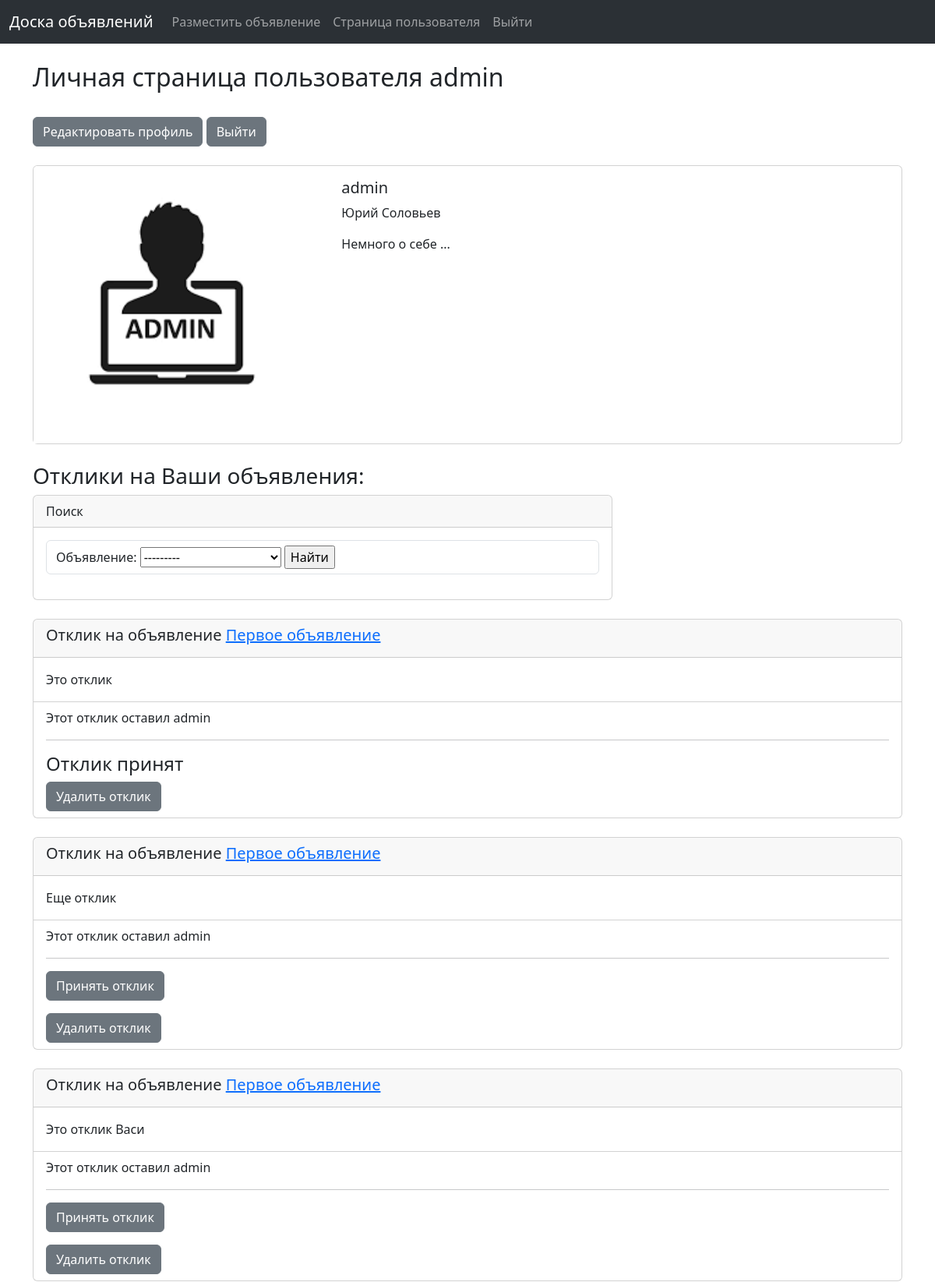
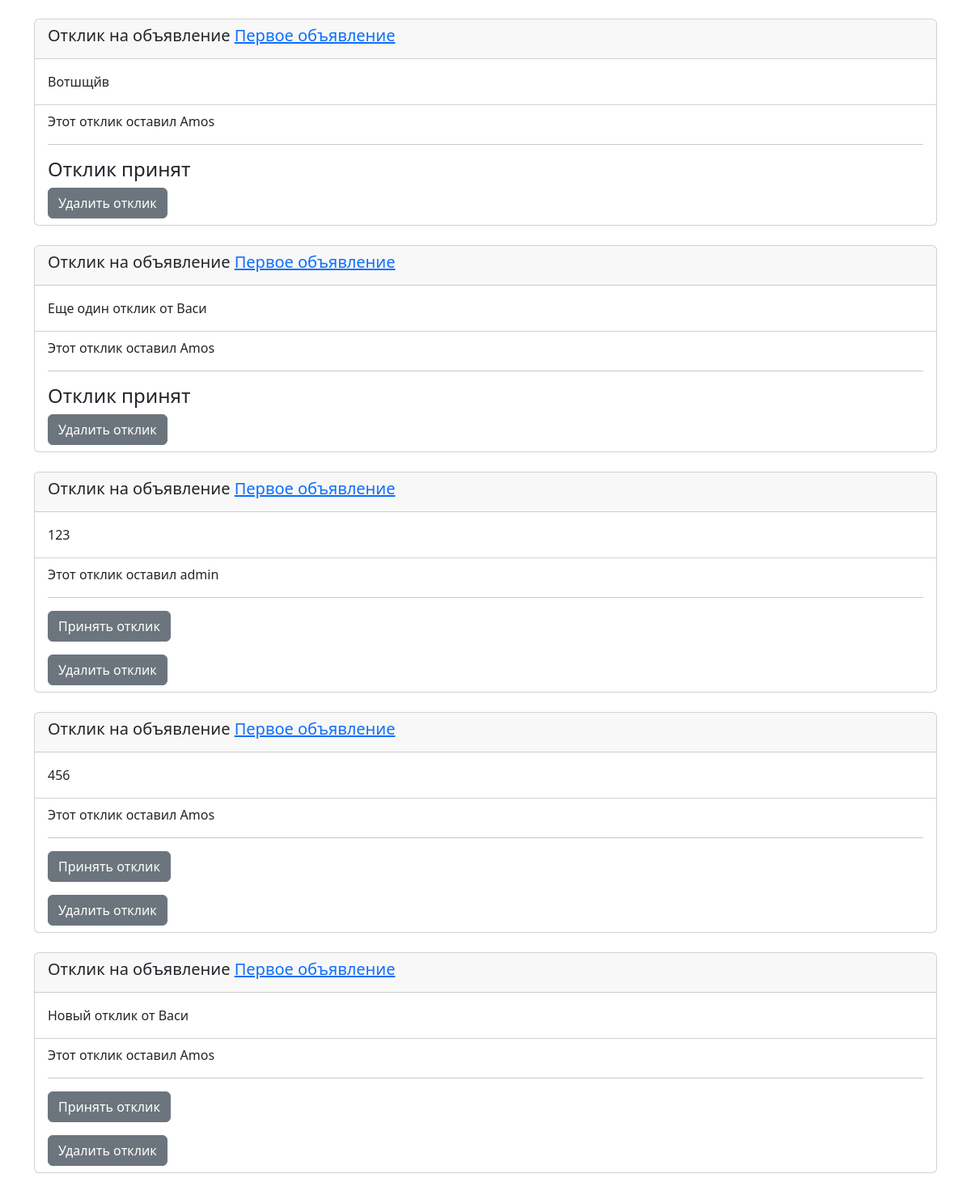
The app's page /accounts/profile (signed in) with its own data (2 pictures, top to bottom).
### accounts/models.py (models this page shows, shortened)
class Profile(models.Model):
    user = models.OneToOneField(
        User, null=True, on_delete=models.CASCADE, verbose_name="Пользователь"
    )
    bio = models.TextField(default="Немного о себе ...")
    user_photo = models.ImageField(null=True, blank=True, upload_to="images/profile/")

### board/models.py (models this page shows, shortened)
class Response(models.Model):
    announcement = models.ForeignKey(
        Announcement,
        related_name="responses",
        on_delete=models.CASCADE,
        verbose_name="Объявление",
    )
    author = models.ForeignKey(User, on_delete=models.CASCADE, default=1)
    text = models.TextField(default="")
    datetime_added = models.DateTimeField(auto_now_add=True)
    is_accepted = models.BooleanField("Отклик принят?", default=False)

class Announcement(models.Model):
    title = models.CharField("Заголовок", max_length=255)
    title_tag = models.CharField("Тэг заголовка", max_length=255)
    author = models.ForeignKey(User, on_delete=models.CASCADE, verbose_name="Автор")
    publication_datetime = models.DateTimeField("Дата публикации", auto_now_add=True)
    text = RichTextField("Текст", blank=True, null=True)
    image = models.ImageField("Картинка", null=True, blank=True, upload_to="images/")
    category = models.ManyToManyField(Category, verbose_name="Категория")
    def __str__(self):
        return f"{self.title}"

### accounts/views.py (the view)
# urls.py: path("profile", UserView.as_view(), name="profile"),
class UserView(LoginRequiredMixin, TemplateView):
    template_name = "accounts/index.html"
    def get_context_data(self, **kwargs: Any) -> Dict[str, Any]:
        context = super().get_context_data(**kwargs)
        user = self.request.user
        context["responses"] = Response.objects.filter(announcement__author=user)
        context["filter"] = ResponseFilter(
            self.request.GET,
            queryset=Response.objects.filter(announcement__author=user),
        )
        return context

### accounts/templates/accounts/index.html (shortened to what this page needs)
{% extends "base.html" %}
{% block content %}
<br />
<h2>Личная страница пользователя {{ request.user.username }}</h2>
<br />
<a class="btn btn-secondary" href="{% url 'edit_profile' %}">Редактировать профиль</a>
<a class='btn btn-secondary' href="sign/logout/">Выйти</a>
<br /><br />
<div class="card" style="widmax-width: 540px;">
  <div class="row">
    <div class="col-md-4">
      <img class="card-img-top" src="{{ user.profile.user_photo.url }}" alt="Card image cap">
    </div>
    <div class="col-md-8">
      <div class="card-body">
        <h5 class="card-title">{{ user.username }}</h5>
        <p class="card-text">{{ user.first_name }} {{ user.last_name }} </p>
        <p class="card-text">{{ user.profile.bio }}</p>
      </div>
    </div>
  </div>
</div>
<br />
<h3>Отклики на Ваши объявления:</h3>
<div class="col-lg-8">
  <div class="card mb-4">
    <div class="card-header">Поиск</div>
    <div class="card-body">
      <form class="form-control" method="GET">
        {{ filter.form }}
        <input type="submit" value="Найти">
      </form>
    </div>
  </div>
</div>
{% for r in filter.qs %}
<div class="card">
  <div class="card-header">
    <h5>Отклик на объявление <a href="{% url 'announcement_details' r.announcement.id %}">{{ r.announcement }}</a></h5>
  </div>
  <div class="card-body">
    <p class="card-text">{{ r.text }}</p>
  </div>
  <div class="card-footer bg-transparent">
    Этот отклик оставил {{ r.author }}
    <hr>
    {% if r.is_accepted%}
    <h4>Отклик принят</h4>
    {% else %}
    <form action="{% url 'accept_response' r.pk %}" method="POST">
      <button type='submit' class='btn btn-secondary' name='response_id' value='{{ r.id }}'>Принять отклик</button>
    </form>
    {% endif%}
    <a class="btn btn-secondary" href="{% url 'delete_response' r.id %}">Удалить отклик</a>
  </div>
</div>
<br />
{% endfor %}
<br />
{% endblock %}

### records on screen
Response: announcement "Первое объявление", text "Это отклик", author "admin", is_accepted "Отклик принят"
Response: announcement "Первое объявление", text "Еще отклик", author "admin", {{ r.id }} 2 (drawn)
Response: announcement "Первое объявление", text "Это отклик Васи", author "admin", {{ r.id }} 3 (drawn)
Response: announcement "Первое объявление", text "Вотшщйв", author "Amos", is_accepted "Отклик принят"
Response: announcement "Первое объявление", text "Еще один отклик от Васи", author "Amos", is_accepted "Отклик принят"
Response: announcement "Первое объявление", text "123", author "admin", {{ r.id }} 6 (drawn)
Response: announcement "Первое объявление", text "456", author "Amos", {{ r.id }} 7 (drawn)
Response: announcement "Первое объявление", text "Новый отклик от Васи", author "Amos", {{ r.id }} 8 (drawn)

### other values on screen
{{ request.user.username }} "admin"
{{ user.username }} "admin"
{{ user.first_name }} "Юрий"
{{ user.last_name }} "Соловьев"
{{ user.profile.bio }} "Немного о себе ..."
